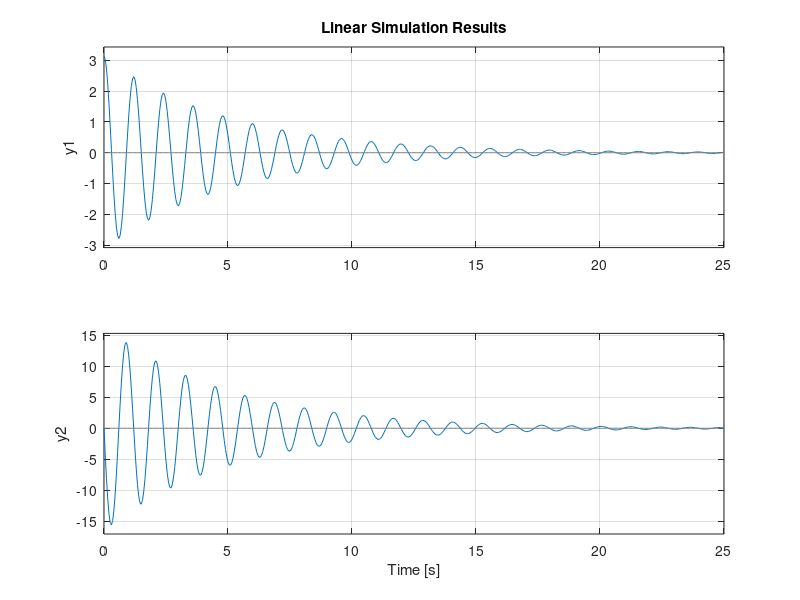

The MATLAB script that drew this image:
%%%%%%%%%%%%%%%%%%%%%%%%%%%%%%%%%%%%%%%%%%%%%%%%%%%%%%%%%%%%%%%%%%%%%%%%%%%%%%%%
% Info
% Author: Caleb Nelson
% Revision: 0.2
% Revision Info: Initial System Model (Hanging down pendulum tests)
% Last Edit: 5/11/2021
% 
% Description
%   This script is used to model and control a hover arm
%   for the feedback and control systems course offered 
%   at Walla Walla University
%   
%   This v0.2 of the script was used to simply model the system hanging
%   down and swinging unforced like a pendulum.  We conducted some 
%   experimental tests dropping the pendulum from 90 degrees and allowing
%   it to swing freely until it came to rest.  We then used this state
%   space model to verify the accuracy of our model and to determine
%   the damping coefficient by changing it until our simulations results
%   from this model matched our experimental results.  We obtained almost
%   a perfect match with the damping coefficient b=0.4 and the moment of
%   intertia as is calculated below.
%%%%%%%%%%%%%%%%%%%%%%%%%%%%%%%%%%%%%%%%%%%%%%%%%%%%%%%%%%%%%%%%%%%%%%%%%%%%%%%%

clear all;
close all;
pkg load control
pkg load signal
%pkg load symbolic
%graphics_toolkit('gnuplot')

% All values are in standard SI units (i.e. m, kg, s, N, etc.)
% Prefixes
% m_ indicates a mass
% l_ indicates a length
% d_ inidcates a density (could be linear density not volume density)
% j_ indicates a moment of inertia
%
% Suffixes
% _t indicates a total values

% Measured Parameters
m_copter = 0.0142;        % mass of copter (motor and blade assembly)
m_rod_t = 0.0243;         % total mass of hover arm rod
l_rod_t = 0.4953;         % total length of hover arm rod
l_rod_to_pivot = 0.395;   % length of hover arm rod from copter to pivot point
% For unforced hanging down tests:
%   Experimental Period = 0.88 seconds
%   Experimental Frequency = 1.14 Hz

% Estimated parameters
r_copter = 0.01;          % radius of copter when estimated as an sphere for inertia calculations
b = 0.4;                  % damping coefficient (guessed/estimated by trial and error)

% Constants and Basic Calculated Parameters
g = 9.80665;                              % gravitational constant in m/s^2
d_rod = m_rod_t/l_rod_t;                  % linear density of rod -- kg/m
l_rod_extra = l_rod_t - l_rod_to_pivot;   % length of rod that will stick out on the back side of the pivot point
m_rod_to_pivot = d_rod * l_rod_to_pivot;  % mass of rod from copter to pivot point
m_rod_t = d_rod * l_rod_t;                % total mass of rod
m_rod_extra = d_rod * l_rod_extra;        % mass of extra bit of rod that sticks out on the back side of the pivot point
j_system = 1/3*m_rod_to_pivot*l_rod_to_pivot^2 + 1/3*m_rod_extra*l_rod_extra^2 + 2/5 * m_copter * r_copter^2 + m_copter * (l_rod_to_pivot + r_copter)^2;  % moment of inertia for the system

% State Space Model (for hanging down tests)
%   Note this negelects the extra rod (the only place it is taken into account is the intertia)
A = [[0,1];[-(g*l_rod_to_pivot*(m_copter+m_rod_to_pivot/2))/j_system,-b]];
B = [[0];[l_rod_to_pivot/j_system]];
%C = [1,0];
C = eye(2);                               % 2x2 identity matrix -- assumes all states are availble/observable as outputs
D = [0];

% Create state space model for pendulum
pendulum_ss = ss(A,B,C,D);

% Simulate results
t=0:0.05:25;            % times to simulate, start:step:stop
forcing_function = zeros(size(t));   % input, discrete values for each time
%forcing_function = -gx;  % State feedback (though you probably can't do this since it's dependant on x)
initial_angle = pi;     % initial angle
initial_omega = 0;      % initial theta dot or omega or angular velocity (all equivalent)
lsim(pendulum_ss,forcing_function,t,[initial_angle;initial_omega]);

% Check eigenvectors and eigenvalues
disp('Eigenvectors and eigenvalues of A:')
[eigenvectors, eigenvalues] = eig(pendulum_ss.a) % should be all negative (stable) for hanging down.

% Check observability
observability_matrix = obsv(A,C);
rank_of_observability_matrix = rank(observability_matrix)

% Check controlability
controlabilty_matrix = ctrb(A,B);
rank_of_controlability_matrix = rank(controlabilty_matrix)

% Get singular value decomposition to see how controlable it is in each direction
[U,S,V] = svd(controlabilty_matrix,'econ');